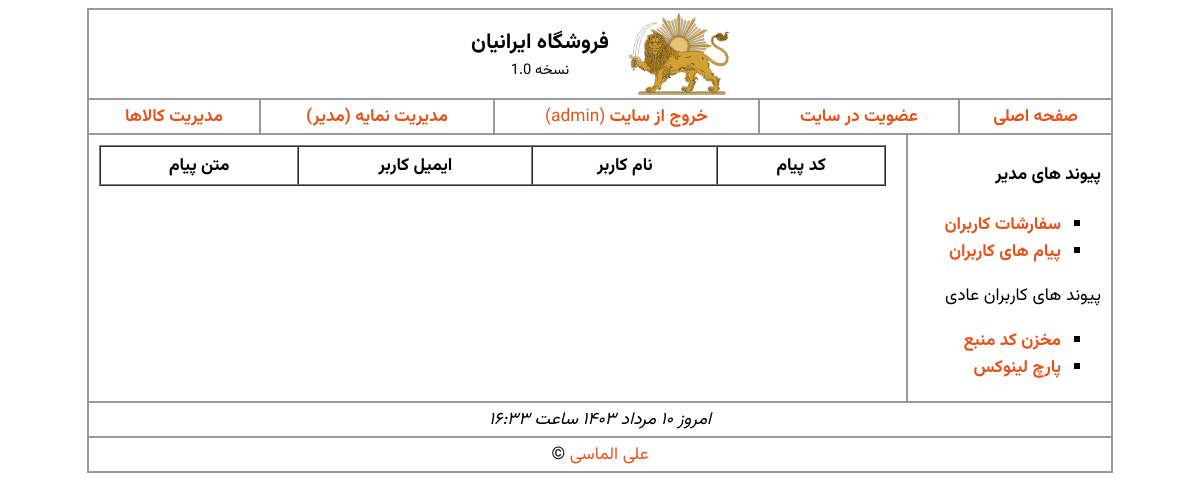
/admin_messages.php (signed in), run on an earlier commit of the app's database.
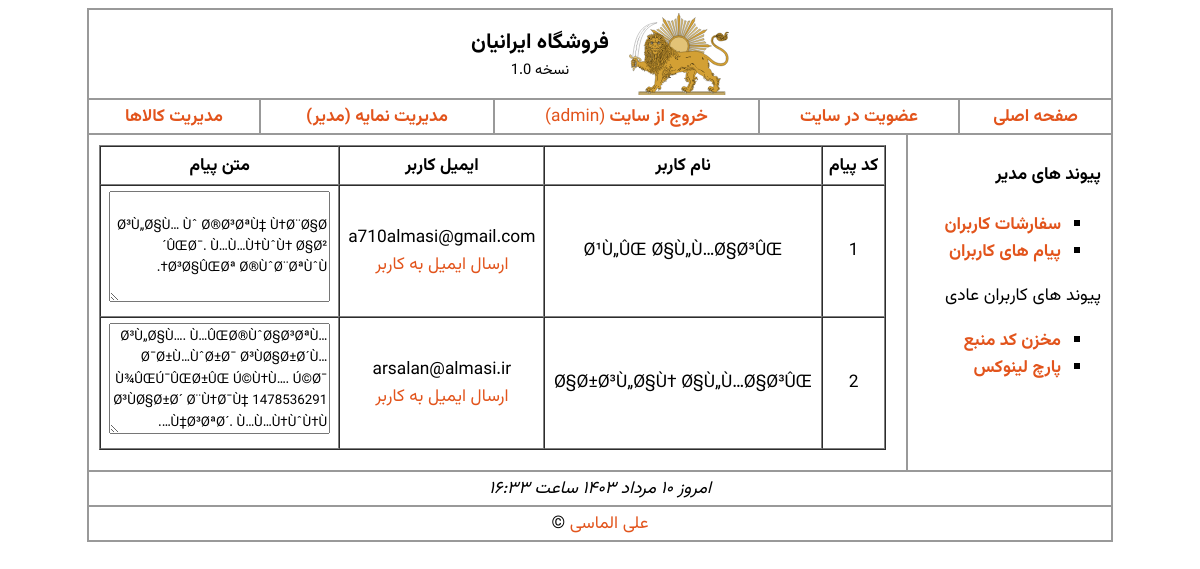
And on a later commit of the database.
### tables this page shows
CREATE TABLE IF NOT EXISTS `messages` (
  `id` int(10) NOT NULL AUTO_INCREMENT COMMENT 'کد پیام',
  `realname` varchar(70) NOT NULL COMMENT 'نام کامل',
  `email` varchar(50) NOT NULL COMMENT 'پست الکترونیک',
  `content` text NOT NULL COMMENT 'متن پیام',
  PRIMARY KEY (`id`)
);

### admin_messages.php (the view, shortened to what this page needs)
<?php
include("includes/header.php");
?>
<?php
include("includes/db_link.php");
$query = "SELECT * FROM messages";
$request = mysqli_query($link, $query);
?>
<table border="1px" cellpadding='5px' cellspacing=0 style="text-align:center;width:100%">
    <thead style="font-weight: 700">
        <tr>
            <td>کد پیام</td>
            <td>نام کاربر</td>
            <td>ایمیل کاربر</td>
            <td>متن پیام</td>
        </tr>
    </thead>
    <tbody>
        <?php
        while ($row = mysqli_fetch_array($request)) {
        ?>
            <tr>
                <td><?= $row["id"] ?></td>
                <td><?= $row["realname"] ?></td>
                <td><?= $row["email"] ?><br><a href="mailto:<?= $row["email"] ?>">ارسال ایمیل به کاربر</a></td>
                <td><textarea style="cursor:default;align-content:center" cols="25" rows="5" wrap="virtual" readonly><?= $row["content"] ?></textarea></td>
            </tr>
        <?php
        }
        ?>
</table>
<?php
include("./includes/footer.php");
?>

What changed in the data, as far as the page shows it:
added messages: id "1", realname "Ø¹Ù„ÛŒ Ø§Ù„Ù…Ø§Ø³ÛŒ", email "a710almasi@gmail.com", content "Ø³Ù„Ø§Ù… Ùˆ Ø®Ø³ØªÙ‡ Ù†Ø¨Ø§Ø´ÛŒØ¯. Ù…Ù…Ù†ÙˆÙ† Ø§Ø² Ø³Ø§ÛŒØª Ø®ÙˆØ¨ØªÙˆÙ†."
added messages: id "2", realname "Ø§Ø±Ø³Ù„Ø§Ù† Ø§Ù„Ù…Ø§Ø³ÛŒ", email "arsalan@almasi.ir", content "Ø³Ù„Ø§Ù…. Ù…ÛŒØ®ÙˆØ§Ø³ØªÙ… Ø¯Ø±Ù…ÙˆØ±Ø¯ Ø³ÙØ§Ø±Ø´Ù… Ù¾ÛŒÚ¯ÛŒØ±ÛŒ Ú©Ù†Ù…. Ú©Ø¯ Ø³ÙØ§Ø±Ø´ Ø¨Ù†Ø¯Ù‡ 1478536291 Ù‡Ø³ØªØ´. Ù…Ù…Ù†ÙˆÙ†Ù…."
